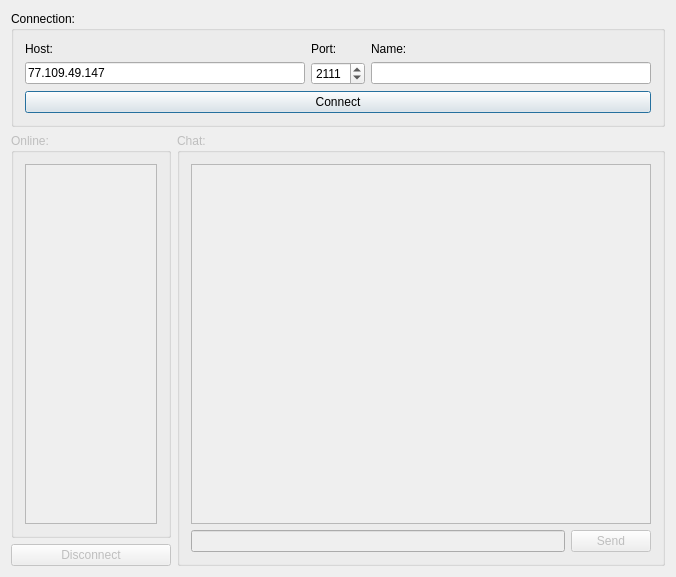
<?xml version="1.0" encoding="UTF-8"?>
<ui version="4.0">
 <class>Client</class>
 <widget class="QDialog" name="Client">
  <property name="geometry">
   <rect>
    <x>0</x>
    <y>0</y>
    <width>668</width>
    <height>563</height>
   </rect>
  </property>
  <property name="windowTitle">
   <string>Client</string>
  </property>
  <layout class="QGridLayout" name="gridLayout">
   <item row="1" column="0" colspan="3">
    <widget class="QGroupBox" name="gB_connection">
     <property name="title">
      <string>Connection:</string>
     </property>
     <layout class="QGridLayout" name="gridLayout_2">
      <item row="0" column="0">
       <widget class="QLabel" name="label">
        <property name="text">
         <string>Host:</string>
        </property>
       </widget>
      </item>
      <item row="0" column="2">
       <widget class="QLabel" name="label_3">
        <property name="text">
         <string>Name:</string>
        </property>
       </widget>
      </item>
      <item row="0" column="1">
       <widget class="QLabel" name="label_2">
        <property name="text">
         <string>Port:</string>
        </property>
       </widget>
      </item>
      <item row="1" column="0">
       <widget class="QLineEdit" name="lE_host">
        <property name="text">
         <string>77.109.49.147</string>
        </property>
       </widget>
      </item>
      <item row="1" column="1">
       <widget class="QSpinBox" name="sB_port">
        <property name="maximum">
         <number>6000</number>
        </property>
        <property name="value">
         <number>2111</number>
        </property>
       </widget>
      </item>
      <item row="1" column="2">
       <widget class="QLineEdit" name="lE_name"/>
      </item>
      <item row="2" column="0" colspan="3">
       <widget class="QPushButton" name="pB_connect">
        <property name="text">
         <string>Connect</string>
        </property>
       </widget>
      </item>
     </layout>
    </widget>
   </item>
   <item row="2" column="0">
    <widget class="QGroupBox" name="gB_online">
     <property name="enabled">
      <bool>false</bool>
     </property>
     <property name="minimumSize">
      <size>
       <width>160</width>
       <height>0</height>
      </size>
     </property>
     <property name="maximumSize">
      <size>
       <width>160</width>
       <height>16777215</height>
      </size>
     </property>
     <property name="title">
      <string>Online:</string>
     </property>
     <layout class="QGridLayout" name="gridLayout_3">
      <item row="0" column="0">
       <widget class="QListWidget" name="lW_online"/>
      </item>
     </layout>
    </widget>
   </item>
   <item row="3" column="0">
    <widget class="QPushButton" name="pB_disconnect">
     <property name="enabled">
      <bool>false</bool>
     </property>
     <property name="text">
      <string>Disconnect</string>
     </property>
    </widget>
   </item>
   <item row="2" column="1" rowspan="2" colspan="2">
    <widget class="QGroupBox" name="gB_chat">
     <property name="enabled">
      <bool>false</bool>
     </property>
     <property name="title">
      <string>Chat:</string>
     </property>
     <layout class="QGridLayout" name="gridLayout_4">
      <item row="1" column="0">
       <widget class="QLineEdit" name="lE_message"/>
      </item>
      <item row="1" column="1">
       <widget class="QPushButton" name="pB_send">
        <property name="text">
         <string>Send</string>
        </property>
       </widget>
      </item>
      <item row="0" column="0" colspan="2">
       <widget class="QListWidget" name="lW_chat">
        <property name="minimumSize">
         <size>
          <width>460</width>
          <height>360</height>
         </size>
        </property>
       </widget>
      </item>
     </layout>
    </widget>
   </item>
  </layout>
 </widget>
 <layoutdefault spacing="6" margin="11"/>
 <resources/>
 <connections/>
</ui>
